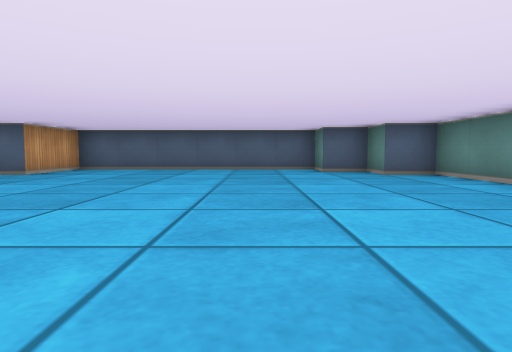
[1] (above)

16 first-person views from a walk through a cub3D ray-caster map. The camera is about half as high as the walls, tilts 4° down and sees 75° across. The floor is counted in squares. Each view is taken from the middle of a square. On the plan, view 1 faces up. The plan holds only what a view shows up to about 9 squares ahead; the rest is blank.

[2]
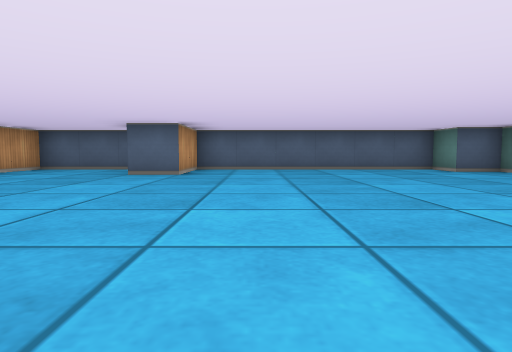

[3]
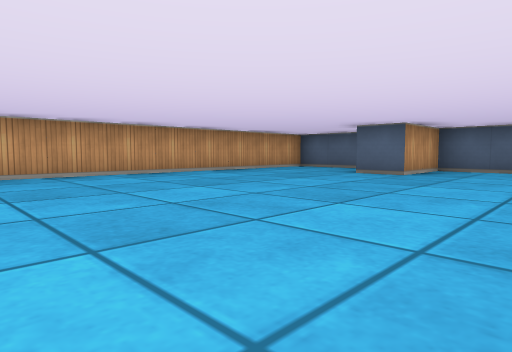

[4]
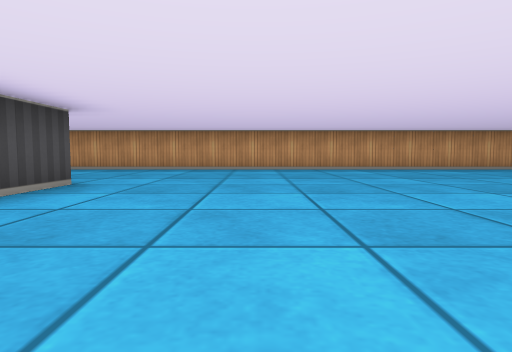

[5]
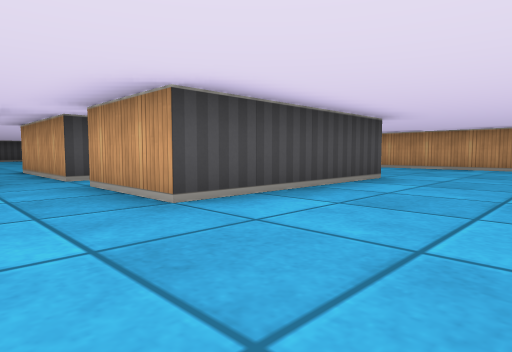

[6]
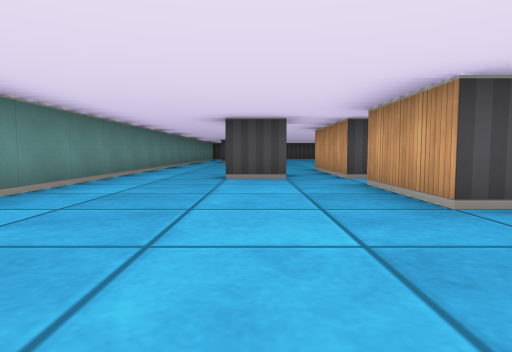

[7]
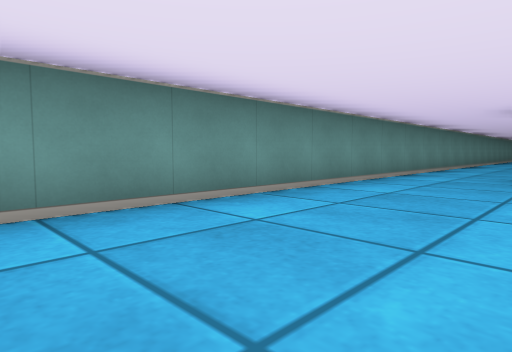

[8]
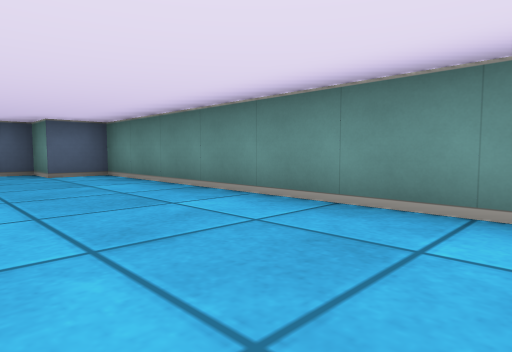

[9]
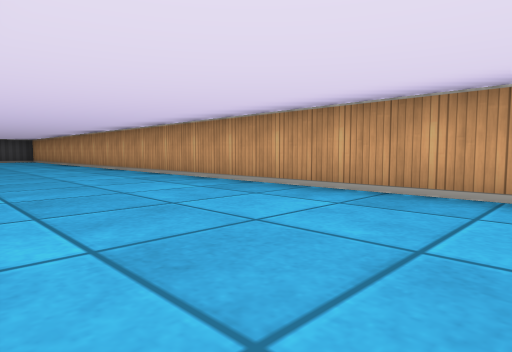

[10]
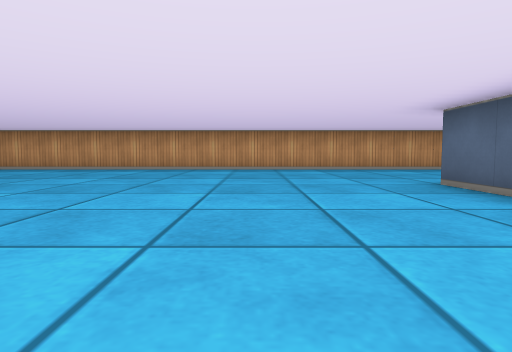

[11]
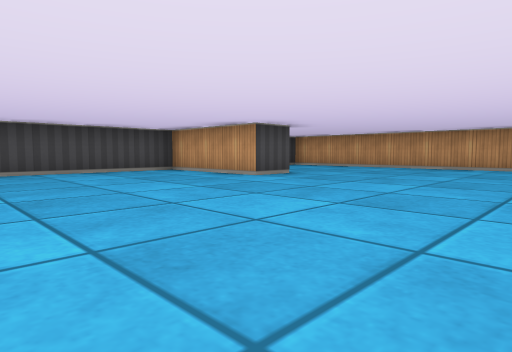

[12]
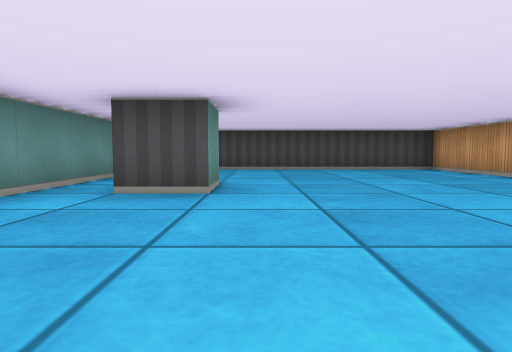

[13]
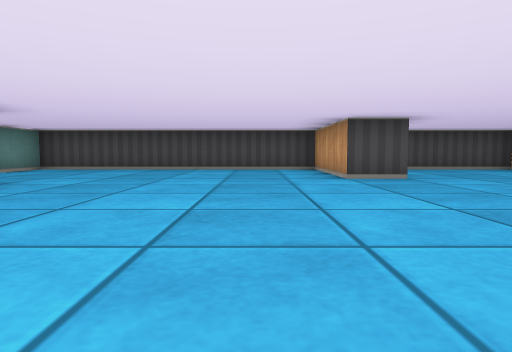

[14]
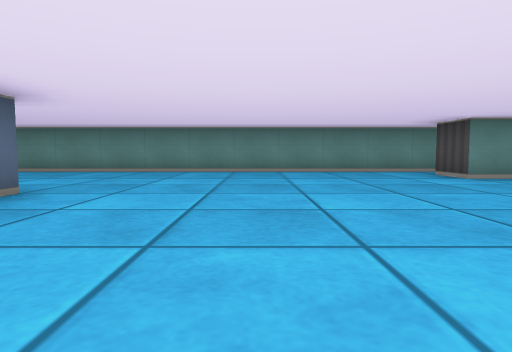

[15]
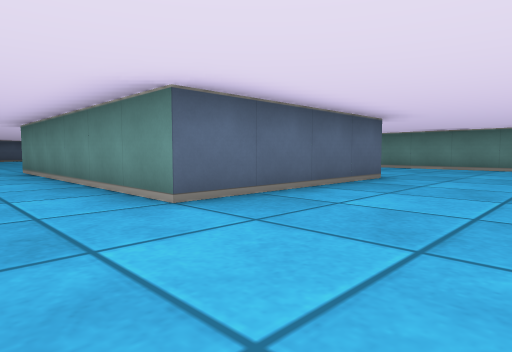

[16]
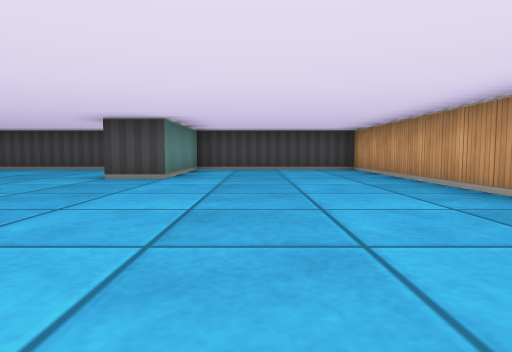

### Floor plan
Points are (right, up) in squares from view 1. A wall is a line through its corners. A room is listed if a view was taken in it or the views show most of it. See-through windows are left out.
Room 1 (views 1, 2, 3, 4, 5, 6, 7, 8, 9, 10, 11, 12, 13, 14, 15, 16)
walls: (-0.5, -5.4) (-0.5, -8.5) (-4.5, -8.5) (-4.5, -2.5) (-0.5, -2.5) (-0.5, -4.5); (0.4, -5.5) (1.5, -5.5); (1.5, -15.5) (1.5, -14.5) (2.5, -14.5); (-6.2, 8.5) (-8.5, 8.5) (-8.5, -19.5) (-4.5, -19.5) (-4.5, -16.5) (-3.5, -16.5) (-3.5, -19.5) (3.5, -19.5) (3.5, 6.5) (2.5, 6.5) (2.5, 7.5) (1.5, 7.5) (1.5, 8.5) (-4.5, 8.5) (-4.5, 6.5) (-5.5, 6.5)
ways out: opening at (-1, -5)

Where each view was taken, in squares from view 1:
view 1: 0 up, 0 right, facing up
view 2: 0 up, 3 left, facing up
view 3: 0 up, 2 left, facing up-left
view 4: 0 up, 0 right, facing left
view 5: 0 up, 1 right, facing down-left
view 6: 0 up, 1 right, facing down
view 7: 0 up, 1 right, facing down-right
view 8: 0 up, 1 right, facing up-right
view 9: 2 down, 5 left, facing down-left
view 10: 11 down, 0 right, facing left
view 11: 12 down, 1 right, facing down-left
view 12: 11 down, 1 right, facing down
view 13: 11 down, 2 left, facing down
view 14: 11 down, 4 left, facing right
view 15: 11 down, 6 left, facing up-right
view 16: 11 down, 6 left, facing down
